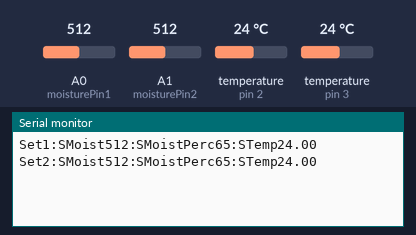
A sketch run on a simulated Arduino Uno, built with avr-gcc and run on an emulated ATmega328P. On the bench: the last lines printed to the serial monitor. Inputs (shaded band) come from the test bench; at power-on: temperature (sensors on pin 2, pin 3) 24 °C, A0 (moisturePin1) = 512, A1 (moisturePin2) = 512.

Above: at 3.4 s.
3.5 s: temperature (sensor on pin 2) set to 12 °C
At 5.4 s:
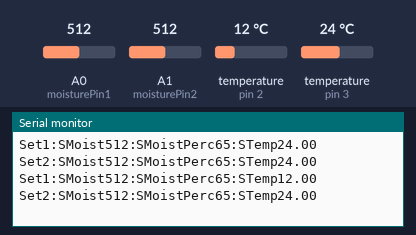
6.9 s: temperature (sensor on pin 3) set to 12 °C
At 10.1 s:
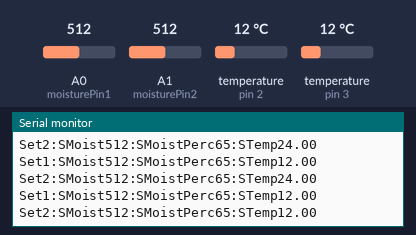
10.3 s: A0 (moisturePin1) set to 716
At 12.7 s:
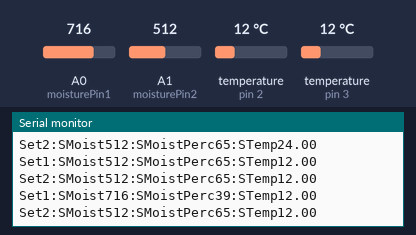
13.7 s: A1 (moisturePin2) set to 716
17.1 s: temperature (sensor on pin 2) set to 19 °C
At 18.7 s:
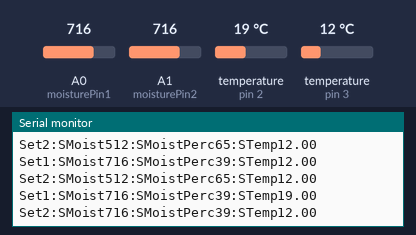
20.5 s: temperature (sensor on pin 3) set to 19 °C
At 23.6 s:
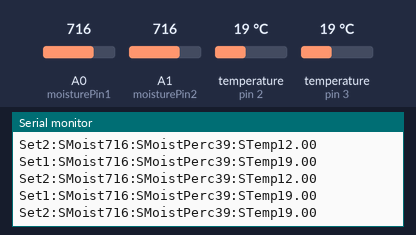
Timing chart, 0 to 24.9 s (numbered marks = the images above; inputs shaded):
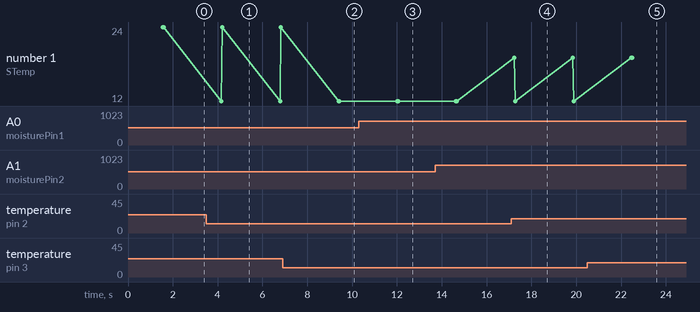

Measured:
- after the input at 3.5 s, the serial monitor: prints a new line after 0.67 s (image 1)
- after the input at 6.9 s, the serial monitor: prints a new line after 2.5 s (image 2)
- after the input at 10.3 s, the serial monitor: prints a new line after 1.7 s (image 3)
- after the input at 17.1 s, the serial monitor: prints a new line after 0.13 s (image 4)
- after the input at 20.5 s, the serial monitor: prints a new line after 2.0 s (image 5)

The sketch:

2set_moisture_temp.ino
```cpp
// Aurduino Soil/Temp Collection. Scale to QTY of sensors.
// Output format expected: "Set#:SMoist#:SMoistPerc#:STemp#"
// Set # Determines group
// Code will create a folder for every day's worth of data.
// A unique CSV for each Set #

#include <OneWire.h>
#include <DallasTemperature.h>

// Soil moisture sensor pins
const int moisturePin1 = A0;
const int moisturePin2 = A1;

// DS18B20 data wire is connected to digital pins
#define ONE_WIRE_BUS1 2
#define ONE_WIRE_BUS2 3

// Setup a OneWire instance
OneWire oneWire1(ONE_WIRE_BUS1);
OneWire oneWire2(ONE_WIRE_BUS2);

// Pass OneWire reference to Dallas Temperature library
DallasTemperature sensors1(&oneWire1);
DallasTemperature sensors2(&oneWire2);

// Calibration values for soil moisture sensor
const int dryValue = 1023; // Adjust based on calibration
const int wetValue = 242;  // Adjust based on calibration

void setup() {
  Serial.begin(9600);
  sensors1.begin();
  sensors2.begin();
}

void loop() {
  // Read soil moisture values
  int moistureValue1 = analogRead(moisturePin1);
  int moistureValue2 = analogRead(moisturePin2);

  // Convert moisture values to percentage
  int moisturePercent1 = map(moistureValue1, dryValue, wetValue, 0, 100);
  moisturePercent1 = constrain(moisturePercent1, 0, 100);

  int moisturePercent2 = map(moistureValue2, dryValue, wetValue, 0, 100);
  moisturePercent2 = constrain(moisturePercent2, 0, 100);

  // Request temperature readings
  sensors1.requestTemperatures();
  sensors2.requestTemperatures();

  float temperatureC1 = sensors1.getTempCByIndex(0);
  float temperatureC2 = sensors2.getTempCByIndex(0);

  // Validate temperature readings (Dallas sensors return -127°C if not connected)
  if (temperatureC1 == -127.00) {
    Serial.println("Error: Sensor 1 not detected.");
  }
  if (temperatureC2 == -127.00) {
    Serial.println("Error: Sensor 2 not detected.");
  }

  // Print Set1 readings
  Serial.print("Set1:SMoist");
  Serial.print(moistureValue1);
  Serial.print(":SMoistPerc");
  Serial.print(moisturePercent1);
  Serial.print(":STemp");
  Serial.println(temperatureC1);


  // Print Set2 readings
  Serial.print("Set2:SMoist");
  Serial.print(moistureValue2);
  Serial.print(":SMoistPerc");
  Serial.print(moisturePercent2);
  Serial.print(":STemp");
  if (temperatureC2 != -127.00) {
    Serial.println(temperatureC2);
  } else {
    Serial.println("N/A");
  }


  Serial.flush(); // Ensure all data is written before delay
  delay(1000); // Wait 1 second before the next reading
}
```
